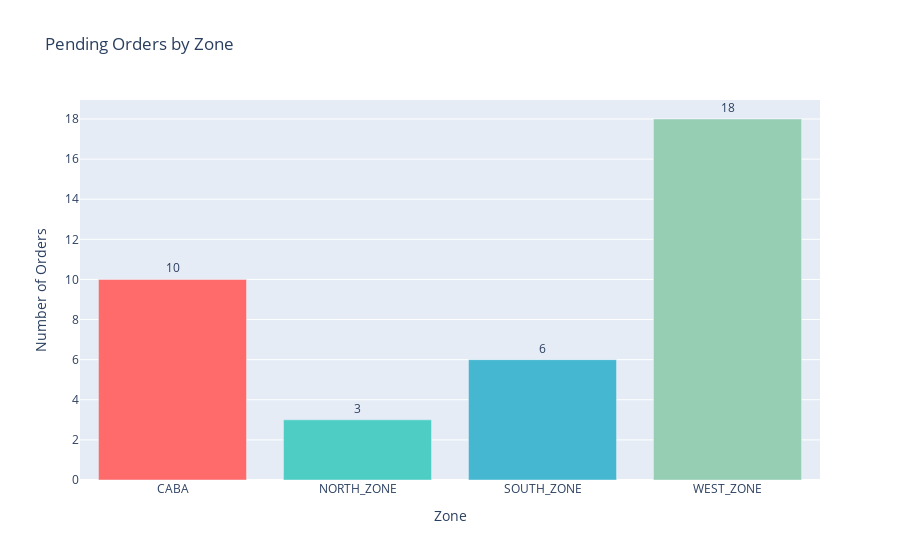

This figure's notebook cell:
### Code cell
# Chart 1: Orders by Zone (Pending only)
pending_orders = all_orders_df[all_orders_df["status"] == "pending"]
orders_by_zone = pending_orders.groupby("delivery_zone_id").agg({
    "order_id": "count",
    "total_pallets": "sum"
}).reset_index()
orders_by_zone.columns = ["zone", "order_count", "total_pallets"]

fig = px.bar(
    orders_by_zone,
    x="zone",
    y="order_count",
    color="zone",
    color_discrete_map=zone_color_map,
    title="Pending Orders by Zone",
    labels={"order_count": "Number of Orders", "zone": "Zone"},
    text="order_count"
)
fig.update_traces(textposition="outside")
fig.update_layout(
    showlegend=False,
    xaxis_title="Zone",
    yaxis_title="Number of Orders"
)
fig.show()

### Figure 1 — Plotly figure (JSON) as saved in the notebook; plotly's stock layout.template omitted (floating-point values rounded to 4 significant figures)
{"data": [{"hovertemplate": "Zone=%{x}<br>Number of Orders=%{text}<extra></extra>", "legendgroup": "CABA", "marker": {"color": "#FF6B6B", "pattern": {"shape": ""}}, "name": "CABA", "orientation": "v", "showlegend": true, "text": [10.0], "textposition": "outside", "type": "bar", "x": ["CABA"], "xaxis": "x", "y": [10], "yaxis": "y"}, {"hovertemplate": "Zone=%{x}<br>Number of Orders=%{text}<extra></extra>", "legendgroup": "NORTH_ZONE", "marker": {"color": "#4ECDC4", "pattern": {"shape": ""}}, "name": "NORTH_ZONE", "orientation": "v", "showlegend": true, "text": [3.0], "textposition": "outside", "type": "bar", "x": ["NORTH_ZONE"], "xaxis": "x", "y": [3], "yaxis": "y"}, {"hovertemplate": "Zone=%{x}<br>Number of Orders=%{text}<extra></extra>", "legendgroup": "SOUTH_ZONE", "marker": {"color": "#45B7D1", "pattern": {"shape": ""}}, "name": "SOUTH_ZONE", "orientation": "v", "showlegend": true, "text": [6.0], "textposition": "outside", "type": "bar", "x": ["SOUTH_ZONE"], "xaxis": "x", "y": [6], "yaxis": "y"}, {"hovertemplate": "Zone=%{x}<br>Number of Orders=%{text}<extra></extra>", "legendgroup": "WEST_ZONE", "marker": {"color": "#96CEB4", "pattern": {"shape": ""}}, "name": "WEST_ZONE", "orientation": "v", "showlegend": true, "text": [18.0], "textposition": "outside", "type": "bar", "x": ["WEST_ZONE"], "xaxis": "x", "y": [18], "yaxis": "y"}], "layout": {"barmode": "relative", "legend": {"title": {"text": "Zone"}, "tracegroupgap": 0}, "showlegend": false, "title": {"text": "Pending Orders by Zone"}, "xaxis": {"anchor": "y", "categoryarray": ["CABA", "NORTH_ZONE", "SOUTH_ZONE", "WEST_ZONE"], "categoryorder": "array", "domain": [0, 1], "title": {"text": "Zone"}}, "yaxis": {"anchor": "x", "domain": [0, 1], "title": {"text": "Number of Orders"}}}}
